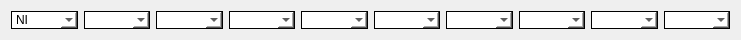
   <widget class="QWidget" name="horizontalLayoutWidget_6">
    <property name="geometry">
     <rect>
      <x>570</x>
      <y>670</y>
      <width>741</width>
      <height>21</height>
     </rect>
    </property>
    <layout class="QHBoxLayout" name="horizontalLayout_6">
     <item>
      <widget class="QComboBox" name="comboBox_50">
       <property name="styleSheet">
        <string notr="true">background-color: rgb(255, 255, 255);
border-style: solid;
border-width: 1px</string>
       </property>
       <item>
        <property name="text">
         <string>NI</string>
        </property>
       </item>
       <item>
        <property name="text">
         <string>H</string>
        </property>
       </item>
       <item>
        <property name="text">
         <string>L</string>
        </property>
       </item>
       <item>
        <property name="text">
         <string>M</string>
        </property>
       </item>
      </widget>
     </item>
     <item>
      <widget class="QComboBox" name="comboBox_51">
       <property name="styleSheet">
        <string notr="true">background-color: rgb(255, 255, 255);
border-style: solid;
border-width: 1px</string>
       </property>
       <item>
        <property name="text">
         <string/>
        </property>
       </item>
       <item>
        <property name="text">
         <string>N</string>
        </property>
       </item>
       <item>
        <property name="text">
         <string>P</string>
        </property>
       </item>
      </widget>
     </item>
     <item>
      <widget class="QComboBox" name="comboBox_52">
       <property name="styleSheet">
        <string notr="true">background-color: rgb(255, 255, 255);
border-style: solid;
border-width: 1px</string>
       </property>
       <item>
        <property name="text">
         <string/>
        </property>
       </item>
       <item>
        <property name="text">
         <string>I</string>
        </property>
       </item>
       <item>
        <property name="text">
         <string>R</string>
        </property>
       </item>
       <item>
        <property name="text">
         <string>S</string>
        </property>
       </item>
      </widget>
     </item>
     <item>
      <widget class="QComboBox" name="comboBox_53">
       <property name="styleSheet">
        <string notr="true">background-color: rgb(255, 255, 255);
border-style: solid;
border-width: 1px</string>
       </property>
       <item>
        <property name="text">
         <string/>
        </property>
       </item>
       <item>
        <property name="text">
         <string>I</string>
        </property>
       </item>
       <item>
        <property name="text">
         <string>R</string>
        </property>
       </item>
       <item>
        <property name="text">
         <string>S</string>
        </property>
       </item>
      </widget>
     </item>
     <item>
      <widget class="QComboBox" name="comboBox_54">
       <property name="styleSheet">
        <string notr="true">background-color: rgb(255, 255, 255);
border-style: solid;
border-width: 1px</string>
       </property>
       <item>
        <property name="text">
         <string/>
        </property>
       </item>
       <item>
        <property name="text">
         <string>I</string>
        </property>
       </item>
       <item>
        <property name="text">
         <string>R</string>
        </property>
       </item>
       <item>
        <property name="text">
         <string>S</string>
        </property>
       </item>
      </widget>
     </item>
     <item>
      <widget class="QComboBox" name="comboBox_55">
       <property name="styleSheet">
        <string notr="true">background-color: rgb(255, 255, 255);
border-style: solid;
border-width: 1px</string>
       </property>
       <item>
        <property name="text">
         <string/>
        </property>
       </item>
       <item>
        <property name="text">
         <string>I</string>
        </property>
       </item>
       <item>
        <property name="text">
         <string>R</string>
        </property>
       </item>
       <item>
        <property name="text">
         <string>S</string>
        </property>
       </item>
      </widget>
     </item>
     <item>
      <widget class="QComboBox" name="comboBox_56">
       <property name="styleSheet">
        <string notr="true">background-color: rgb(255, 255, 255);
border-style: solid;
border-width: 1px</string>
       </property>
       <item>
        <property name="text">
         <string/>
        </property>
       </item>
       <item>
        <property name="text">
         <string>I</string>
        </property>
       </item>
       <item>
        <property name="text">
         <string>R</string>
        </property>
       </item>
       <item>
        <property name="text">
         <string>S</string>
        </property>
       </item>
      </widget>
     </item>
     <item>
      <widget class="QComboBox" name="comboBox_57">
       <property name="styleSheet">
        <string notr="true">background-color: rgb(255, 255, 255);
border-style: solid;
border-width: 1px</string>
       </property>
       <item>
        <property name="text">
         <string/>
        </property>
       </item>
       <item>
        <property name="text">
         <string>I</string>
        </property>
       </item>
       <item>
        <property name="text">
         <string>R</string>
        </property>
       </item>
       <item>
        <property name="text">
         <string>S</string>
        </property>
       </item>
      </widget>
     </item>
     <item>
      <widget class="QComboBox" name="comboBox_58">
       <property name="styleSheet">
        <string notr="true">background-color: rgb(255, 255, 255);
border-style: solid;
border-width: 1px</string>
       </property>
       <item>
        <property name="text">
         <string/>
        </property>
       </item>
       <item>
        <property name="text">
         <string>I</string>
        </property>
       </item>
       <item>
        <property name="text">
         <string>R</string>
        </property>
       </item>
       <item>
        <property name="text">
         <string>S</string>
        </property>
       </item>
      </widget>
     </item>
     <item>
      <widget class="QComboBox" name="comboBox_59">
       <property name="styleSheet">
        <string notr="true">background-color: rgb(255, 255, 255);
border-style: solid;
border-width: 1px</string>
       </property>
       <item>
        <property name="text">
         <string/>
        </property>
       </item>
       <item>
        <property name="text">
         <string>I</string>
        </property>
       </item>
       <item>
        <property name="text">
         <string>R</string>
        </property>
       </item>
       <item>
        <property name="text">
         <string>S</string>
        </property>
       </item>
      </widget>
     </item>
    </layout>
   </widget>
